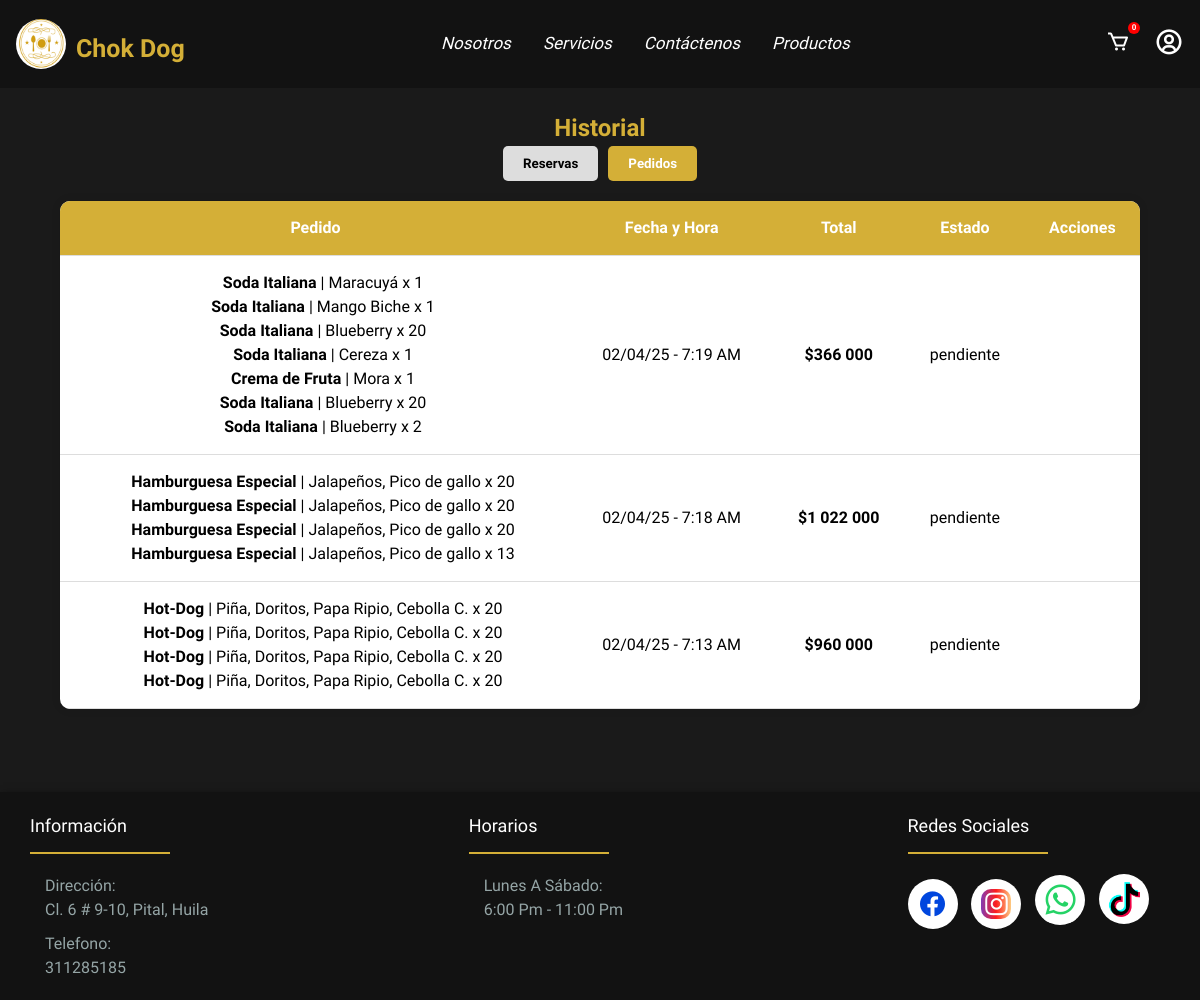
/historial (signed in), run on an earlier commit of the app's database.
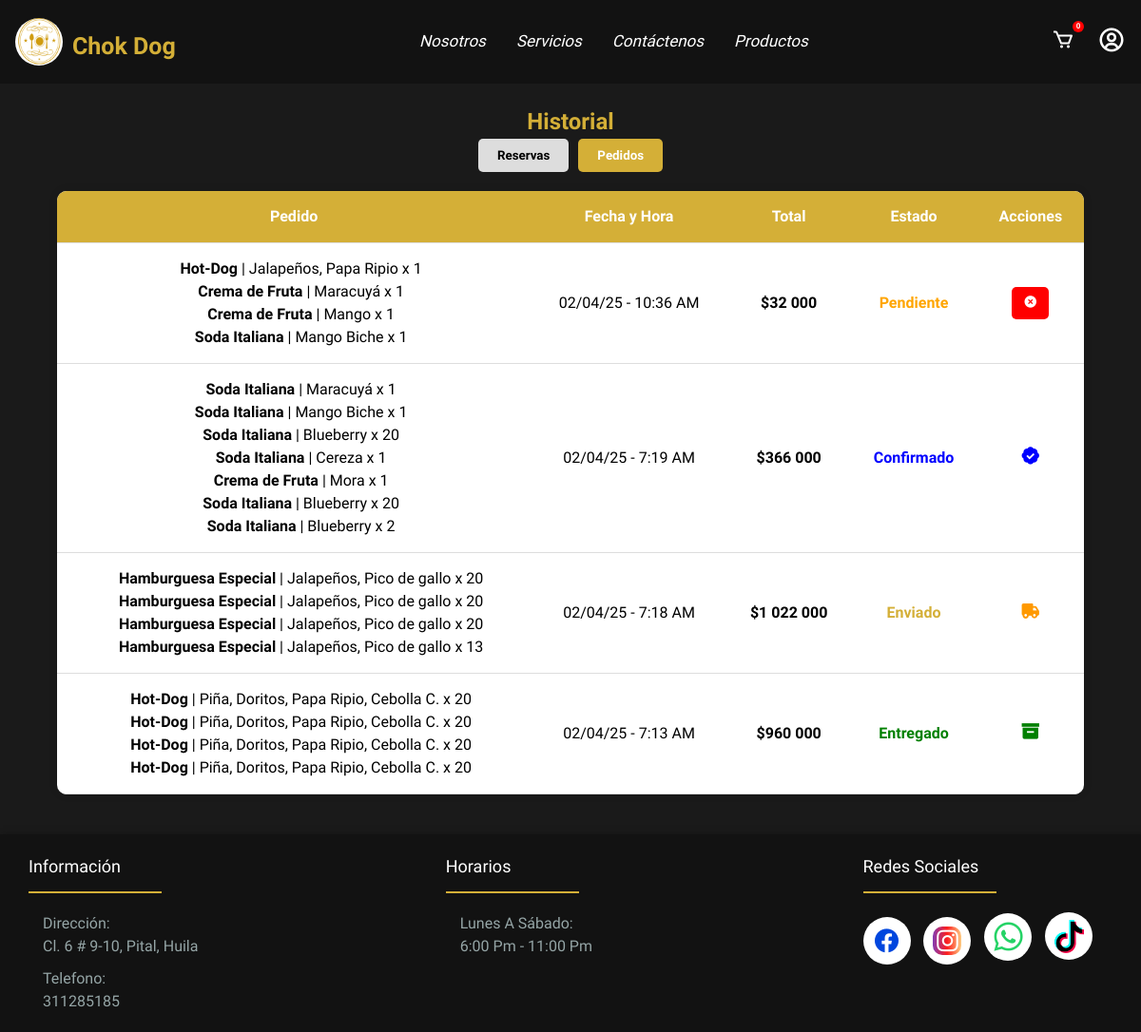
And on a later commit of the database.
### comida/models.py (models this page shows, shortened)
class Pedido(models.Model):
    ESTADOS = [
        ('Pendiente', 'Pendiente'),
        ('Confirmado', 'Confirmado'),
        ("Enviado", "Enviado"),
        ("Entregado", "Entregado"),
        ("Cancelado", "Cancelado"),
    ]
    METODOS_PAGO = [
        ('nequi', 'Nequi'),
        ('daviplata', 'Daviplata'),
        ('contra_entrega', 'Contra Entrega'),  # 🔹 Agregado correctamente
    ]
    usuario = models.ForeignKey(User, on_delete=models.SET_NULL, null=True, blank=True)
    nombre = models.CharField(max_length=255)
    email = models.EmailField()
    telefono = models.CharField(max_length=15)
    metodo_pago = models.CharField(max_length=50, choices=METODOS_PAGO)
    comprobante = models.ImageField(upload_to="comprobantes/", null=True, blank=True)
    productos = models.JSONField()  # Se almacenará como JSON con los productos y cantidades
    total = models.DecimalField(max_digits=10, decimal_places=0)
    fecha = models.DateTimeField(auto_now_add=True)
    direccion = models.CharField(max_length=255)
    fecha_pedido = models.DateTimeField(default=now)
    estado = models.CharField(max_length=20, choices=ESTADOS, default='Pendiente')

### comida/views.py (the view)
# urls.py: path('historial', views.historial, name='historial'),
def historial(request):
    pedidos = []
    reservas = []
    if request.user.is_authenticated:
        pedidos = Pedido.objects.filter(usuario=request.user).order_by('-fecha')
        reservas = Reserva.objects.filter(usuario=request.user).order_by('-fecha')
        for pedido in pedidos:
            pedido.estado_display = pedido.get_estado_display()
            pedido.productos = json.loads(pedido.productos) if isinstance(pedido.productos, str) else pedido.productos
    return render(request, "historial.html", {"pedidos": pedidos, "reservas": reservas})

### comida/templates/historial.html (shortened to what this page needs)
{% extends 'base.html' %}
{% load static %}
{% load humanize %}
{% block content %}
    <link rel="stylesheet" href="{% static 'historial.css' %}">
    <div class="historial">
        <h2>Historial</h2>
        <div class="tab-container">
            <button class="tab" onclick="showTab('reservas')">Reservas</button>
            <button class="tab active" onclick="showTab('compras')">Pedidos</button>
        </div>
        <div id="compras" class="content">
            <table>
                <thead>
                    <tr>
                        <th>Pedido</th>
                        <th>Fecha y Hora</th>
                        <th>Total</th>
                        <th>Estado</th>
                        <th>Acciones</th>
                    </tr>
                </thead>
                <tbody>
                    {% for pedido in pedidos %}
                    <tr id="pedido-{{ pedido.id }}">
                        <td>
                            <ul>
                                {% for producto in pedido.productos %}
                                <li>
                                    <strong>{{ producto.nombre }}</strong>
                                    {% if producto.ingredientes and producto.ingredientes|length > 0 %}
                                        |  {{ producto.ingredientes|join:", " }}
                                    {% endif %}
                                    {% if producto.sabor %}
                                        |  {{ producto.sabor }}
                                    {% endif %}
                                    x {{ producto.cantidad }}
                                </li>
                                {% endfor %}
                            </ul>
                        </td>
                        <td class="fecha">{{ pedido.fecha|date:"d/m/y - g:i A" }}</td>
                        <td><strong>${{ pedido.total|intcomma }}</strong></td>
                        <td class="estado-{{ pedido.estado }}">{{ pedido.get_estado_display }}</td>
                        <td>
                            {% if pedido.estado == "Pendiente" %}
                            <a href="{% url 'cancelar_pedido' pedido.id %}"  onclick="return confirm('¿Estás seguro de que quieres cancelar este pedido?');"><button class="bton" title="cancelar"><i title="cancelar" class='bx bxs-x-circle' ></i></button></a>
                            {% elif pedido.estado == "Confirmado" %}
                                <i class='bx bxs-badge-check' style="color: blue; font-size: 22px;" title="Confirmado"></i>
                            {% elif pedido.estado == "Enviado" %}
                                <i class='bx bxs-truck' style="color: #ff9900; font-size: 22px;" title="Enviado"></i>
                            {% elif pedido.estado == "Entregado" %}
                                <i class='bx bxs-box' style="color: green; font-size: 22px;" title="Entregado"></i>
                            {% elif pedido.estado == "Cancelado" %}
                                <i class='bx bxs-x-circle' style="color: red; font-size: 22px;" title="Cancelado"></i>
                            {% endif %}
                        </td>
                    </tr>
                    {% empty %}
                    <tr>
                        <td colspan="6">No tienes pedidos registradas.</td>
                    </tr>
                    {% endfor %}
                </tbody>
            </table>
        </div>
    </div>
{% endblock %}

### comida/templates/base.html (shortened to what this page needs)
{% load static %}
<!DOCTYPE html>
<html lang="en">
<head>
    <link rel="stylesheet" href="{% static 'barra.css' %}">
    <link href='https://unpkg.com/boxicons@2.1.4/css/boxicons.min.css' rel='stylesheet'>
</head>
<body>
    <header class="header">
        <div class="logo">
            <img src="{% static 'img/logo.png' %}" alt="">
            {% if user.is_authenticated %}
                <h2><a href="{% url 'pagina' %}" class="titulo">Chok Dog</a></h2>
            {% else %}
                <span class="titulo">Chok Dog</span>
            {% endif %}
        </div>
        <nav class="menu">
            {% if user.is_authenticated %}
            <a href="{% url 'nosotros' %}" class="{% if request.path|slice:":9" == "/nosotros" %}active{% endif %}">Nosotros</a>
            <a href="{% url 'servicios' %}" class="{% if request.path|slice:":10" == "/servicios" %}active{% endif %}">Servicios</a>
            <a href="{% url 'contactenos' %}" class="{% if '/contactenos' in request.path %}active{% endif %}">Contáctenos</a>
            {% endif %}
            {% if user.is_authenticated %}
                <a href="{% url 'productos' %}" class="{% if request.path|slice:":10" == "/productos" %}active{% endif %}">Productos</a>
            {% endif %}
        </nav>
        <div class="menu-icons">
            {% if user.is_authenticated %}
            <a id="carrito-icon" class="carrito-icon " href="{% url 'carrito' %}" title="Carrito">
                <i class='bx bx-cart'></i>
                <span id="cart-counter" class="hidden">0</span>
            </a>
            {% endif %}
            <div class="profile-menu">
                <button id="profileBtn" class="profile-btn">
                    <i class='bx bx-user-circle'></i>
                </button>
            </div>
        </div>
    </header>
    <main class="main">
        {% block content %}
        {% endblock %}
    </main>
    <footer class="footer">
        <div class="footer-cont">
            <div class="row">
                <div class="footer-col">
                    <h4>Información</h4>
                    <ul>
                        <li><a href="#">Dirección: <br> Cl. 6 # 9-10, Pital, Huila</a></li>
                        <li><a href="#">Telefono: <br> 311285185</a></li>
                    </ul>
                </div>
                <div class="footer-col">
                    <h4>Horarios</h4>
                    <ul>
                        <li><a href="#">Lunes a sábado: <br> 6:00 pm - 11:00 pm</a></li>
                    </ul>
                </div>
                <div class="footer-col">
                    <h4>Redes Sociales</h4>
                    <div class="social-links">
                        <a class="fa" href="https://www.facebook.com/chok.dog"><i      class='bx bxl-facebook-circle' ></i></a>
                        <a class="ig" href="https://www.instagram.com/chok.dog?utm_source=qr&igsh=c2ZjdnRnNmFyMjYy"><i class='bx bxl-instagram' ></i></a>
                        <a class="wp"href="https://wa.link/x8yhmt"><i class='bx bxl-whatsapp' ></i></a>
                        <a class="tt" href="https://www.tiktok.com/@chokdogg?is_from_webapp=1&sender_device=pc"><img src="{% static 'img/tik-tok.png' %}" alt=""></a>
                    </div>
                </div>
            </div>
        </div>
   </footer>
</body>
</html>

### comida/static/barra.css (style rules this page uses)
* { margin: 0; padding: 0; box-sizing: border-box; font-family: "Kotta One", serif; box-sizing: border-box; }
:root { --text_4: rgba(0, 0, 0, 0.3); --text_sha: 5px 20px 5px #000000; --box: 0px 4px 10px rgb(0, 0, 0); --blanco: #FFFFFF; --negro-profundo: #1a1a1a; --fondo: #0000007b; --dorado: #D4AF37; --gris-industrial: #2d2d2d; --negro-carbon: #121212; --gris-acero: #95A5A6; }
body { margin: 0; padding: 0; position: relative; min-height: 90vh; padding-bottom: 200px; line-height: 1.5; }
.header { position: fixed; background-color: var(--negro-carbon); color: var(--dorado); width: 100%; display: flex; justify-content: space-between; align-items: center; padding: 1rem; z-index: 100; top: 0; }
.main { margin: 80px 0 0 0; min-height: 90vh; }
.logo { display: flex; align-items: center; font-size: 25px; }
.logo a { text-decoration: none; color: var(--dorado); font-size: 25px; }
.logo img { width: 50px; height: 50px; border-radius: 70%; margin-right: 10px; }
.carrito-icon { position: relative; font-size: 24px; text-decoration: none; color: white; }
#cart-counter { position: absolute; top: -4px; right: -10px; background-color: red; color: white; font-size: 8px; width: 12px; height: 12px; border-radius: 50%; display: flex; text-align: center; justify-content: center; align-items: center; line-height: 20px; font-weight: bold; }
.menu { display: flex; gap: 2rem; }
.menu a { text-decoration: none; color: white; font-style: italic; transition: .3s all; font-size: 17px; }
.menu a { text-decoration: none; transition: 0.3s; font-style: italic; }
.menu-icons { display: flex; align-items: center; gap: 1.5rem; }
.menu-icons a { color: white; font-size: 24px; text-decoration: none; transition: 0.3s; }
.profile-menu { position: relative; display: inline-block; }
.profile-btn { background: none; border: none; cursor: pointer; font-size: 30px; color: white; }
.footer-cont { max-width: 1170px; margin:auto; }
.row { display: flex; flex-wrap: wrap; justify-content: space-between; }
ul { list-style: none; }
.footer { background-color: var(--negro-carbon); padding: 20px 0; box-shadow: 3px 5px 10px; position: absolute; bottom: 0; width: 100%; }
.footer-col { width: 25%; padding: 0 15px; }
.footer-col h4 { font-size: 18px; color: #ffffff; text-transform: capitalize; margin-bottom: 35px; font-weight: 500; position: relative; }
.footer-col h4::before { content: ''; position: absolute; left:0; bottom: -15px; background-color: var(--dorado); height: 2px; box-sizing: border-box; width: 140px; }
.footer-col ul li:not(:last-child) { margin-bottom: 10px; }
.footer-col ul li a { font-size: 16px; text-transform: capitalize; color: var(--gris-acero); text-decoration: none; font-weight: 300; display: block; transition: all 0.3s ease; }
.footer-col .social-links a { display: inline-flex; justify-content: center; align-items: center; height: 50px; width: 50px; background-color: rgb(255, 255, 255); margin: 0 10px 10px 0; text-align: center; overflow: hidden; border-radius: 50%; color: #ffffff; transition: all 0.5s ease; }
.footer-col .social-links a i { font-size: 30px; }
.footer-col .social-links .fa i { color: #0046de; }
.footer-col .social-links .ig i { background: linear-gradient(to right, #833AB4, #FD1D1D, #FDCB82); border-radius: 10px; }
.footer-col .social-links .wp i { color: #25D366; font-size: 40px; }
.footer-col .social-links .tt img { height: 35px; width: 35px; font-size: 40px; }

What changed in the data, as far as the page shows it:
added Pedido: nombre "Hot-Dog" "Crema de Fruta" "Crema de Fruta" "Soda Italiana", ingredientes "Jalapeños, Papa Ripio", cantidad "1" "1" "1" "1", sabor "Maracuyá" "Mango" "Mango Biche", fecha "02/04/25 - 10:36 AM", total "32 000", estado "Pendiente"
changed Pedido "02/04/25 - 7:19 AM": estado "pendiente" → "Confirmado"
changed Pedido "02/04/25 - 7:18 AM": estado "pendiente" → "Enviado"
changed Pedido "02/04/25 - 7:13 AM": estado "pendiente" → "Entregado"
